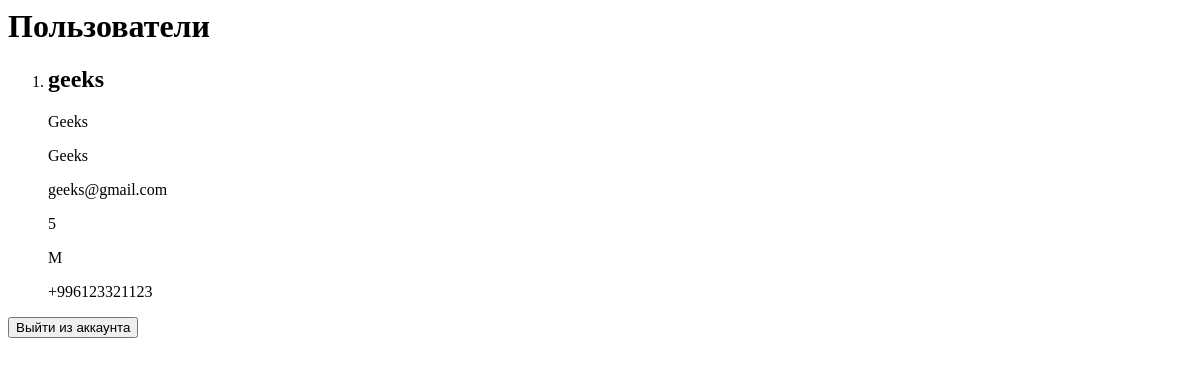
Page /user_list/ (signed in) on the earlier database version.
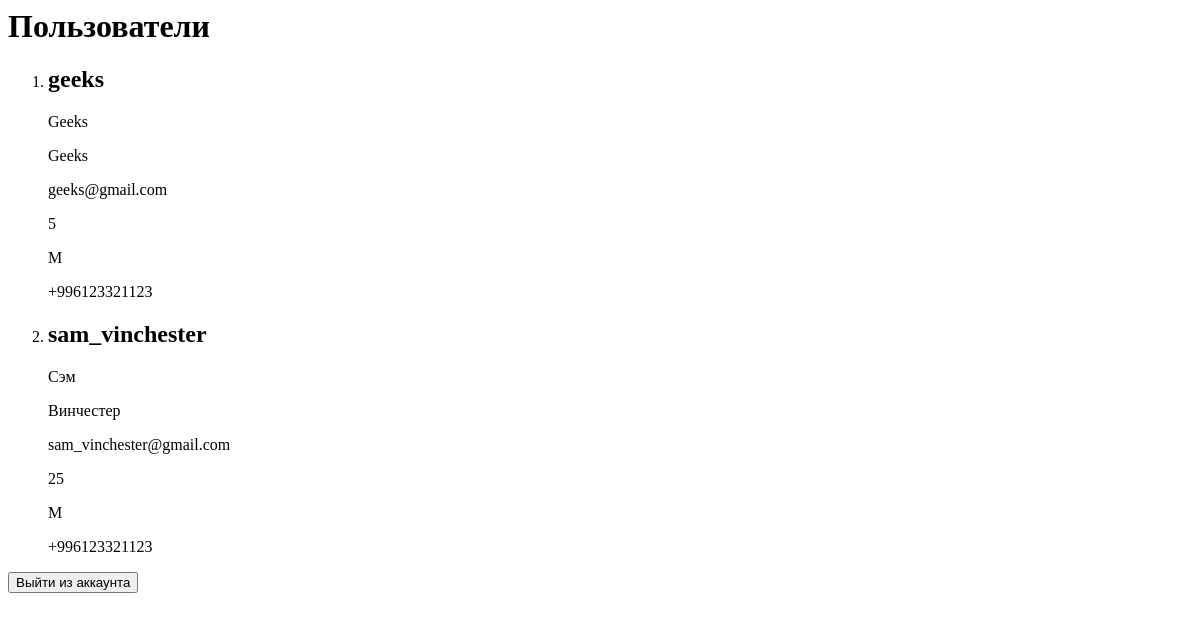
Same page on the later database version.
### users/models.py (models this page shows, shortened)
class CustomUser(User):
    class Meta:
        verbose_name = 'пользователя'
        verbose_name_plural = 'пользователи'
    phone_number = models.CharField(max_length=14, default='+996')
    age = models.PositiveIntegerField()
    gender = models.CharField(max_length=100, choices=GENDER)

### users/views.py (the view)
# urls.py: path('user_list/', views.UserListView.as_view(), name='user_list'),
class UserListView(LoginRequiredMixin, generic.ListView):
    model = models.CustomUser
    template_name = 'users/user_list.html'
    context_object_name = 'user_list'

### templates/users/user_list.html (shortened to what this page needs)
<h1>Пользователи</h1>
<ol>
  {% for i in user_list %}
  <li>
    <h2>{{ i.username }}</h2>
    <p>{{ i.first_name }}</p>
    <p>{{ i.last_name }}</p>
    <p>{{ i.email }}</p>
    <p>{{ i.age }}</p>
    <p>{{ i.gender }}</p>
    <p>{{ i.phone_number }}</p>
  </li>
  {% endfor %}
</ol>
<form action="{% url 'users:login' %}">
    <button type="submit">Выйти из аккаунта</button>
</form>

Differences in the rows shown:
added CustomUser: username "sam_vinchester", first_name "Сэм", last_name "Винчестер", email "sam_vinchester@gmail.com", age "25", gender "М", phone_number "+996123321123"
